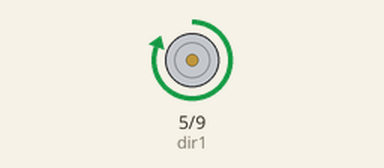
Recording of a sketch running on a simulated Arduino Uno, built with avr-gcc and run on an emulated ATmega328P. Shown: motor-driver pin pairs drawn as motors (green arrow = first pin HIGH = forward, orange = second pin HIGH = backward, longer = more drive, scaled by the enable pin).

Above: at 1.0 s.
At 3.0 s:
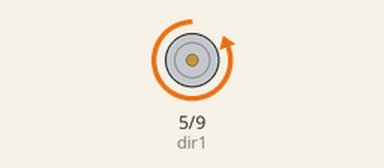
Timing chart, 0 to 5.2 s (numbered marks = the images above):
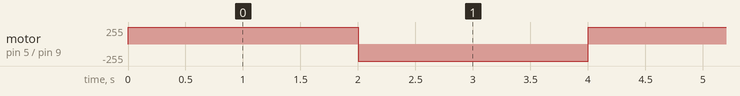

Measured:
- by itself, motor on pin 5 (dir1) / pin 9 (dir2): alternates forward 255/255 for 2.0 s and backward 255/255 for 2.0 s

The sketch:

motor.ino
```cpp
int en = 4;
int dir1 = 5;
int dir2 = 9;

void setup() {
  pinMode(en, OUTPUT);
  pinMode(dir1, OUTPUT);
  pinMode(dir2, OUTPUT);
}

void loop() {
  digitalWrite(en, HIGH);

  digitalWrite(dir1, HIGH);
  digitalWrite(dir2, LOW);
  delay(2000);

  digitalWrite(dir1, LOW);
  digitalWrite(dir2, HIGH);
  delay(2000);
}
```
